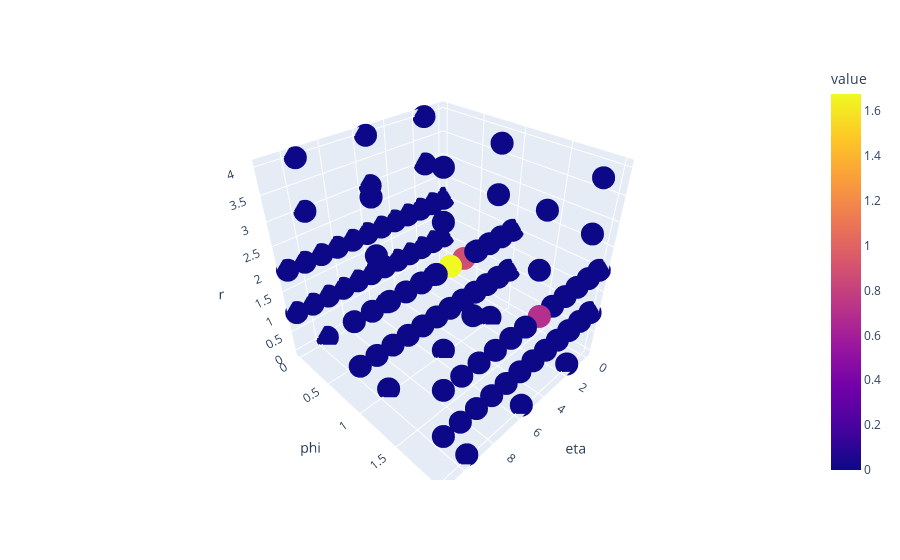

The cell this chart's notebook holds for it:
### Code cell
fig = px.scatter_3d(cell_values,x="eta",y="phi",z="r",color="value")
fig.show()

### Figure 1 — Plotly figure (JSON) as saved in the notebook; plotly's stock layout.template omitted (floating-point values rounded to 4 significant figures)
{"data": [{"hovertemplate": "eta=%{x}<br>phi=%{y}<br>r=%{z}<br>value=%{marker.color}<extra></extra>", "legendgroup": "", "marker": {"color": [0, 0, 0, 0, 0, 0, 0, 0, 0, 0, 0, 0, 0, 0, 0, 0, 0, 0, 0, 0, 0, 0, 0, 0, 0, 0, 0, 0, 0, 0, 0, 0, 0, 0, 0, 0, 0, 0, 0, 0, 0, 0, 0, 0, 0, 0, 0, 0, 0, 0.875, 1.675, 0, 0, 0, 0, 0, 0, 0, 0, 0, 0, 0, 0, 0, 0, 0, 0, 0, 0, 0, 0, 0, 0, 0, 0, 0, 0, 0, 0, 0, 0, 0, 0, 0.7, 0, 0, 0, 0, 0, 0, 0, 0, 0, 0, 0, 0, 0, 0, 0], "coloraxis": "coloraxis", "symbol": "circle"}, "mode": "markers", "name": "", "scene": "scene", "showlegend": false, "type": "scatter3d", "x": [1.5, 0, 1, 2, 3, 0, 1, 2, 3, 1.5, 1.5, 5.5, 4, 5, 6, 7, 4, 5, 6, 7, 5.5, 5.5, 9.5, 8, 9, 10, 11, 8, 9, 10, 11, 9.5, 9.5, 1.5, 0, 1, 2, 3, 0, 1, 2, 3, 1.5, 1.5, 5.5, 4, 5, 6, 7, 4, 5, 6, 7, 5.5, 5.5, 9.5, 8, 9, 10, 11, 8, 9, 10, 11, 9.5, 9.5, 1.5, 0, 1, 2, 3, 0, 1, 2, 3, 1.5, 1.5, 5.5, 4, 5, 6, 7, 4, 5, 6, 7, 5.5, 5.5, 9.5, 8, 9, 10, 11, 8, 9, 10, 11, 9.5, 9.5], "y": [0, 0, 0, 0, 0, 0, 0, 0, 0, 0, 0, 0, 0, 0, 0, 0, 0, 0, 0, 0, 0, 0, 0, 0, 0, 0, 0, 0, 0, 0, 0, 0, 0, 1, 1, 1, 1, 1, 1, 1, 1, 1, 1, 1, 1, 1, 1, 1, 1, 1, 1, 1, 1, 1, 1, 1, 1, 1, 1, 1, 1, 1, 1, 1, 1, 1, 2, 2, 2, 2, 2, 2, 2, 2, 2, 2, 2, 2, 2, 2, 2, 2, 2, 2, 2, 2, 2, 2, 2, 2, 2, 2, 2, 2, 2, 2, 2, 2, 2], "z": [0, 1, 1, 1, 1, 2, 2, 2, 2, 3, 4, 0, 1, 1, 1, 1, 2, 2, 2, 2, 3, 4, 0, 1, 1, 1, 1, 2, 2, 2, 2, 3, 4, 0, 1, 1, 1, 1, 2, 2, 2, 2, 3, 4, 0, 1, 1, 1, 1, 2, 2, 2, 2, 3, 4, 0, 1, 1, 1, 1, 2, 2, 2, 2, 3, 4, 0, 1, 1, 1, 1, 2, 2, 2, 2, 3, 4, 0, 1, 1, 1, 1, 2, 2, 2, 2, 3, 4, 0, 1, 1, 1, 1, 2, 2, 2, 2, 3, 4]}], "layout": {"coloraxis": {"colorbar": {"title": {"text": "value"}}, "colorscale": [[0, "#0d0887"], [0.1111, "#46039f"], [0.2222, "#7201a8"], [0.3333, "#9c179e"], [0.4444, "#bd3786"], [0.5556, "#d8576b"], [0.6667, "#ed7953"], [0.7778, "#fb9f3a"], [0.8889, "#fdca26"], [1, "#f0f921"]]}, "legend": {"tracegroupgap": 0}, "margin": {"t": 60}, "scene": {"domain": {"x": [0, 1], "y": [0, 1]}, "xaxis": {"title": {"text": "eta"}}, "yaxis": {"title": {"text": "phi"}}, "zaxis": {"title": {"text": "r"}}}}}
